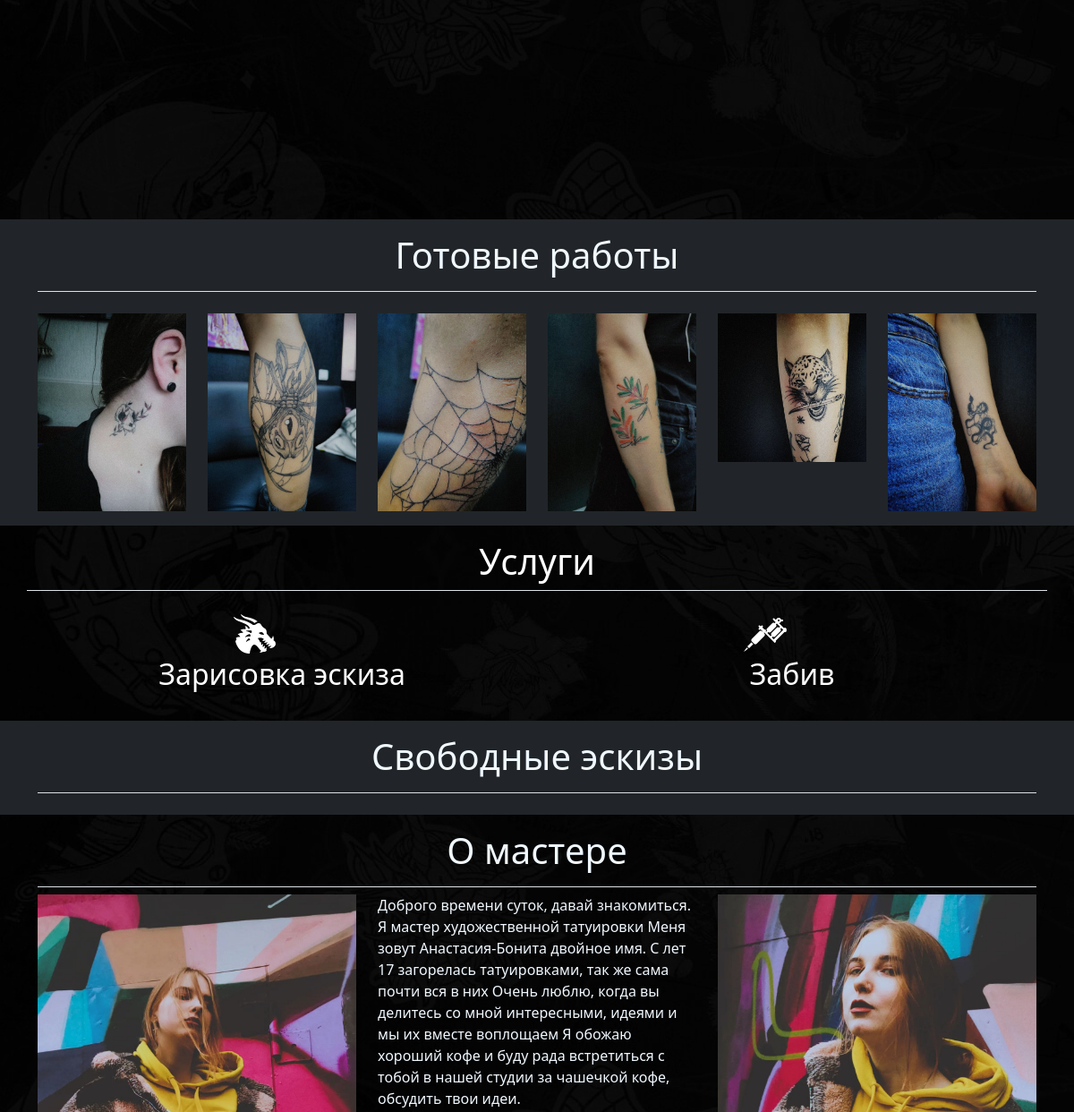
Before: / (middle part) with the older database file.
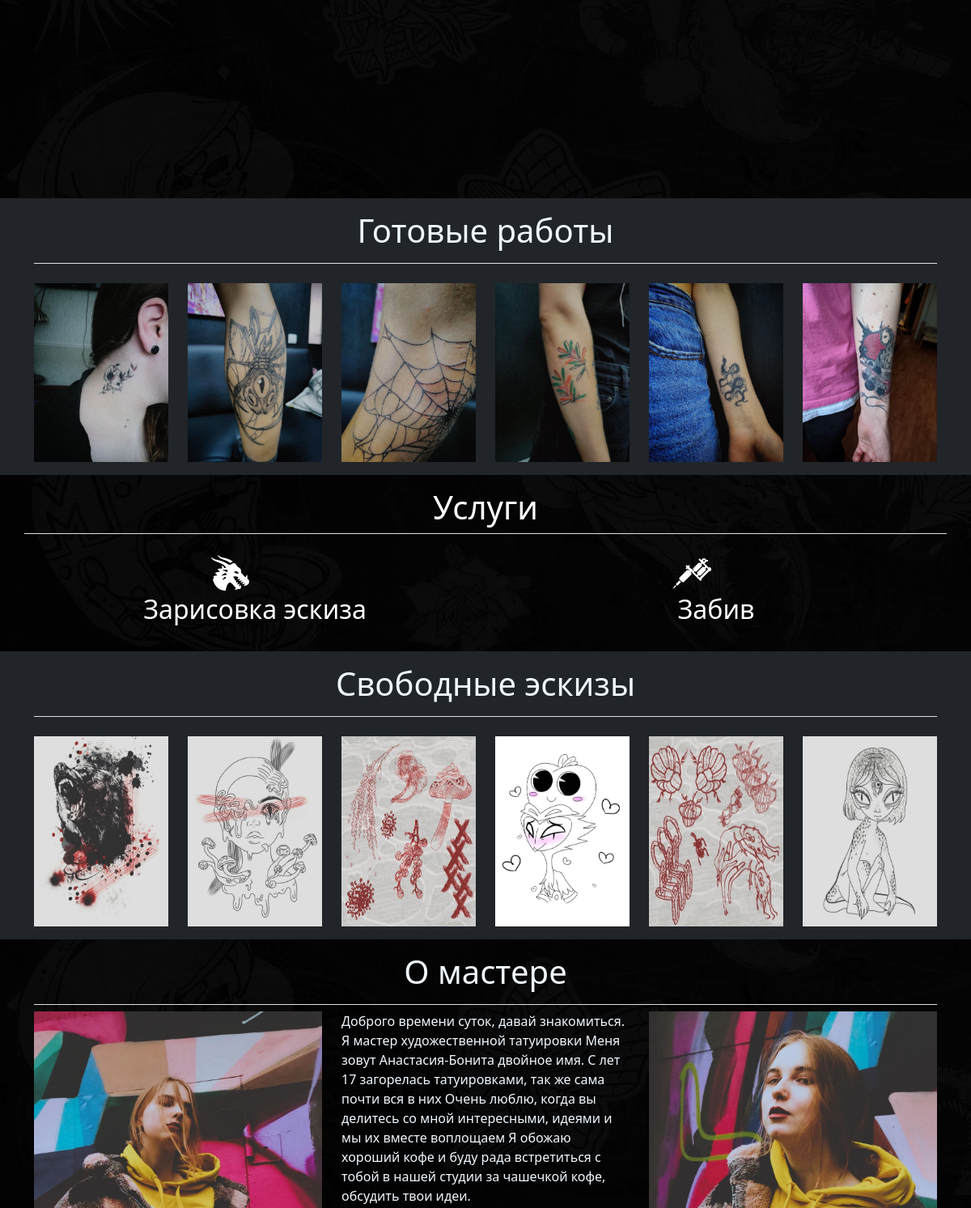
After: the same page with the newer database file.
### mainapp/models.py (models this page shows, shortened)
class GalleryImg(models.Model):
    name = models.CharField(
        verbose_name="Имя",
        max_length=64,
        unique=True,
    )
    image = models.ImageField(
        upload_to="gallery_images",
        blank=False,
    )

class ScetchImg(models.Model):
    name = models.CharField(
        verbose_name="Имя",
        max_length=64,
        unique=True,
    )
    image = models.ImageField(
        upload_to="gallery_images",
        blank=False,
    )

### mainapp/views.py (the view)
# urls.py: path('', mainapp.main),
def main(request):
    gallery_img = GalleryImg.objects.all()
    scetch_img = ScetchImg.objects.all()
    context = {
        'gallery_img': gallery_img,
        'scetch_img': scetch_img,
    }
    return render(request, 'mainapp/index.html', context=context)

### mainapp/templates/mainapp/index.html (shortened to what this page needs)
{% load static %}
<!DOCTYPE html>
<html lang="en">
<head>
    <link rel="stylesheet" href="/static/css/bootstrap.css">
    <link rel="stylesheet" href="/static/js/bootstrap.js">
    <link rel="stylesheet" href="https://cdn.jsdelivr.net/npm/@fancyapps/ui/dist/fancybox.css" />
    <link href="https://cdn.jsdelivr.net/npm/bootstrap@5.0.2/dist/css/bootstrap.min.css" rel="stylesheet"
>
    <link rel="stylesheet" href="/static/css/style.css">
</head>
<body>
    <div class="container main">
    </div>
    <div class="p-3 gallery bg-dark">
        <div class="container">
            <h1 class="text-center border-bottom gallery-txt pb-3">Готовые работы</h1>
            <div class="row pt-3 gy-3">
                {% for img in gallery_img %}
                <div class="col-lg-2 col-6">
                    <a href="/media/{{ img.image }}" data-fancybox="gallery">
                        <img src="/media/{{ img.image }}" alt="{{ img.name }}" class="gallery-img">
                    </a>
                </div>
                {% endfor %}
            </div>
        </div>
    </div>
    <div class="series">
        <div class="container pb-4">
            <div class="row">
                <div class="col-12 service-txt mt-3 border-bottom">
                    <h1>Услуги</h1>
                </div>
            </div>
            <div class="row mt-4">
                <div class="col-6"><img src="/static/img/icons8-дракон-50.png" alt="" class="service-img"></div>
                <div class="col-6"><img src="/static/img/icons8-тату-машина-50.png" alt="" class="service-img"></div>
            </div>
            <div class="row">
                <div class="col-6">
                    <h2 class="service-txt">Зарисовка эскиза</h2>
                </div>
                <div class="col-6">
                    <h2 class="service-txt">Забив</h2>
                </div>
            </div>
        </div>
    </div>
    <div class="p-3 gallery bg-dark">
        <div class="container">
            <h1 class="text-center border-bottom gallery-txt pb-3">Свободные эскизы</h1>
            <div class="row pt-3 gy-3">
                {% for img in scetch_img %}
                <div class="col-lg-2 col-6">
                    <a href="media/{{ img.image }}" data-fancybox="gallery">
                        <img src="media/{{ img.image }}" alt="{{ img.name }}" class="scetch-img">
                    </a>
                </div>
                {% endfor %}
            </div>
        </div>
    </div>
    <div class="description-master pt-3">
        <div class="container pb-5">
            <h1 class="text-center border-bottom pb-3">О мастере</h1>
            <div class="row gy-3">
                <div class="col-lg-4">
                    <img src="/static/img/bonnie-r.jpg" alt="" class="description-master-img">
                </div>
                <div class="col-lg-4">
                    <p>
                        Доброго времени суток, давай знакомиться.
                        Я мастер художественной татуировки
                        Меня зовут Анастасия-Бонита двойное имя.
                        С лет 17 загорелась татуировками, так же сама почти вся в них
                        Очень люблю, когда вы делитесь со мной интересными, идеями и мы их вместе воплощаем
                        Я обожаю хороший кофе и буду рада встретиться с тобой в нашей студии за чашечкой кофе, обсудить
                        твои идеи.
                    </p>
                </div>
                <div class="col-lg-4">
                    <img src="/static/img/bonnie-l.jpg" alt="" class="description-master-img">
                </div>
            </div>
        </div>
    </div>
</body>
</html>

### Aibonitta/static/css/style.css (style rules this page uses)
body { background-image: url("/static/img/background.jpg"); }
.main { height: 90vh; }
a { color: white; }
.gallery-img { max-width: 100%; }
.scetch-img { height: 100%; width: 100%; }
.gallery-txt { border-color: aliceblue; }
.gallery { color: aliceblue; }
.description-master { color: aliceblue; border-color: aliceblue; font-size: 16px; }
.description-master-img { width: 100%; }
.service-img { position: relative; left: 40%; }
.service-txt { color: white; text-align: center; }
a[data-fancybox] img { cursor: zoom-in; }

Changed rows visible on the page:
removed GalleryImg: image (picture)
added GalleryImg: image (picture)
added ScetchImg: image (picture)
added ScetchImg: image (picture)
added ScetchImg: image (picture)
added ScetchImg: image (picture)
added ScetchImg: image (picture)
added ScetchImg: image (picture)
